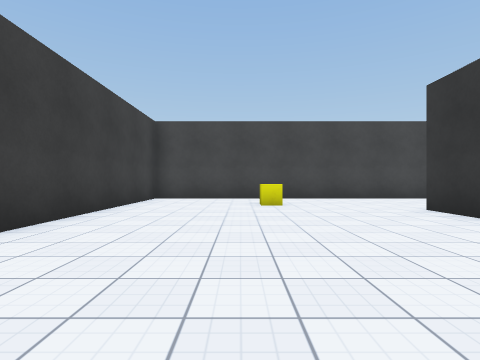
[1] (above)

19 first-person views from a walk through a Unity game level. The camera is 1.2 m above the floor, looks level and sees 80° across. The floor is counted in squares, 2 m on a side. Each view is taken from the middle of a square. On the plan, view 1 faces up. The plan holds only what a view shows up to about 9 squares ahead; the rest is blank. Surface patterns are stand-ins for the level's own textures.

[2]
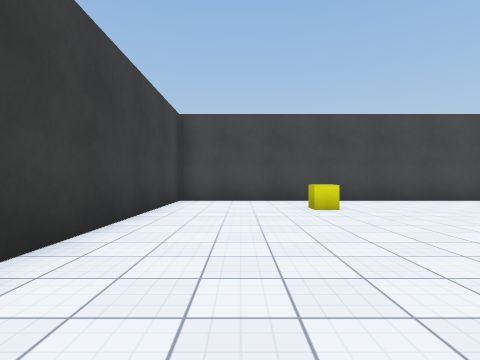

[3]
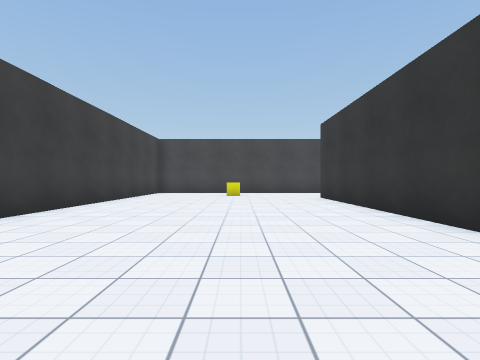

[4]
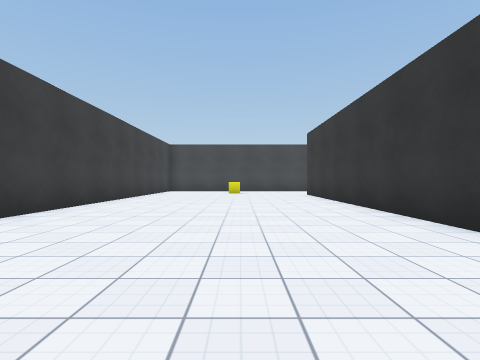

[5]
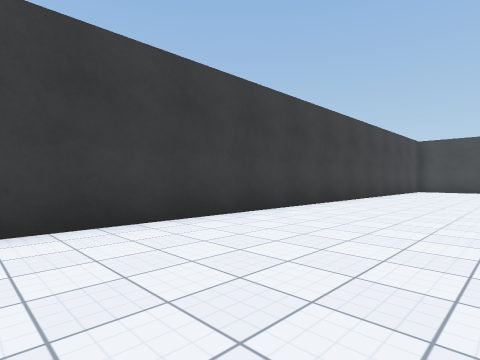

[6]
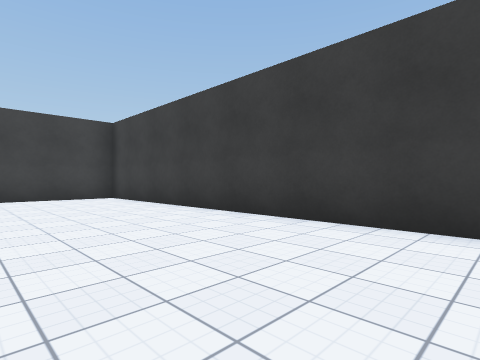

[7]
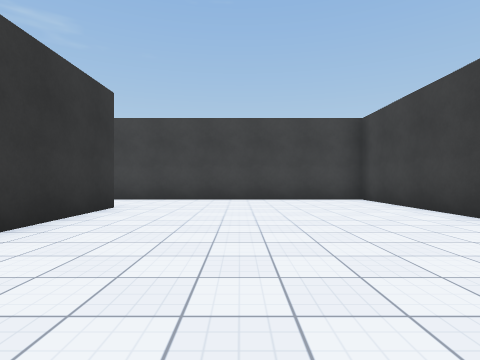

[8]
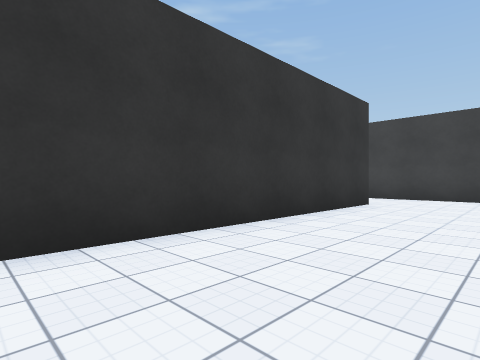

[9]
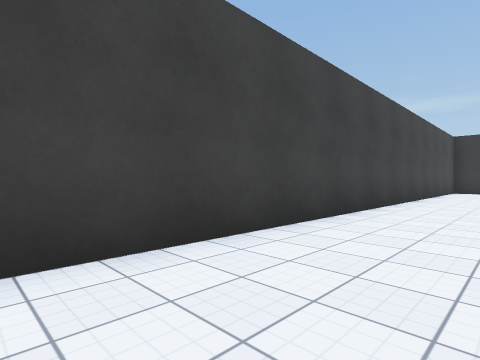

[10]
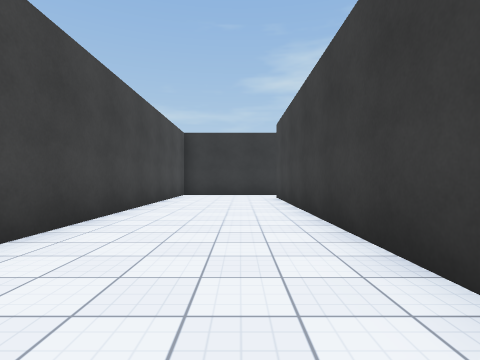

[11]
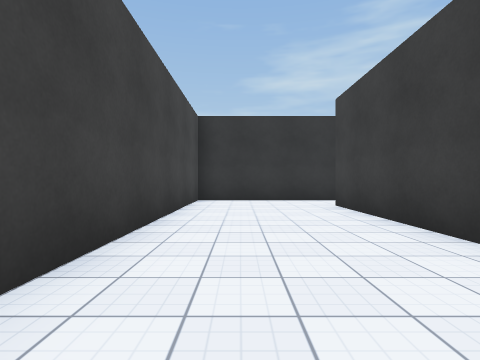

[12]
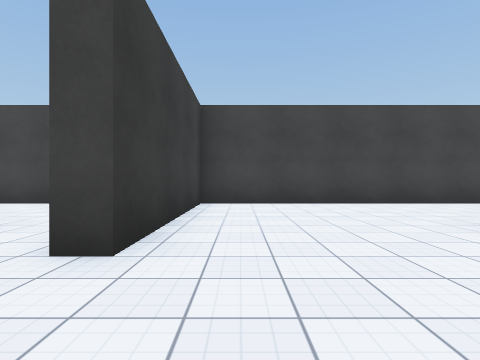

[13]
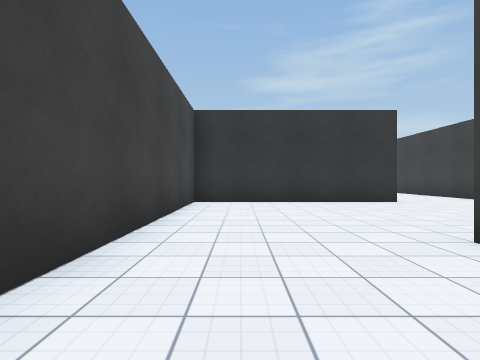

[14]
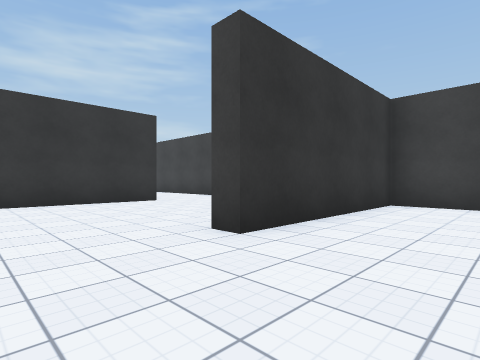

[15]
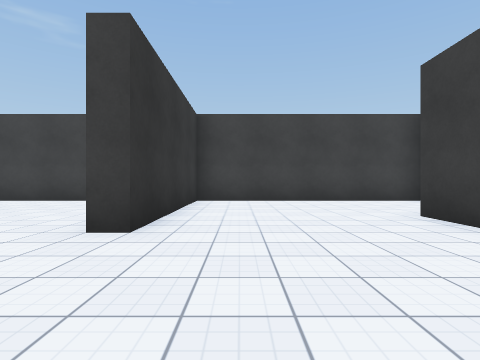

[16]
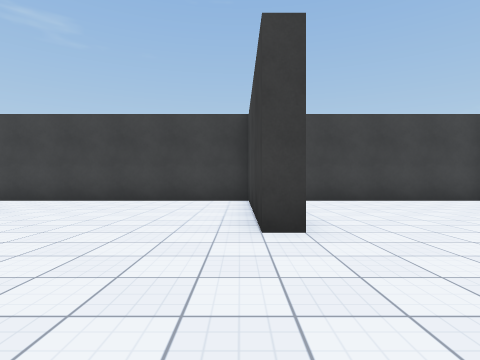

[17]
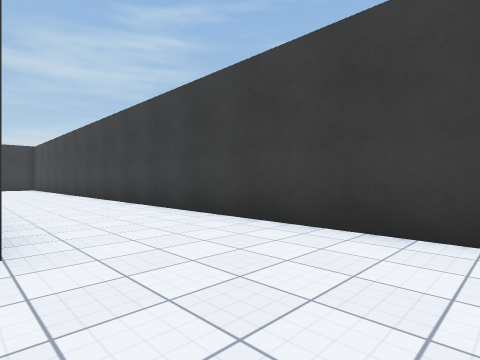

[18]
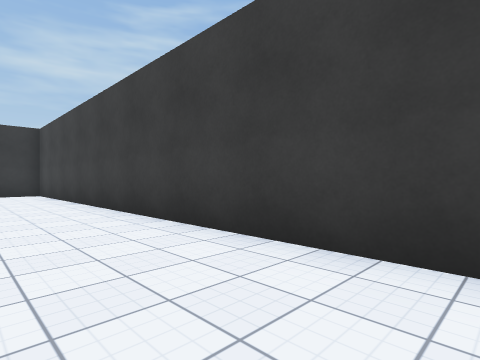

[19]
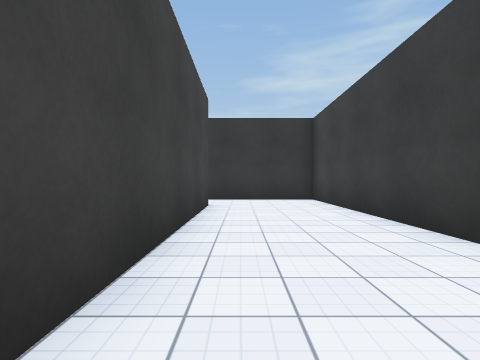

### Floor plan
Points are (right, up) in squares from view 1. A wall is a line through its corners. A room is listed if a view was taken in it or the views show most of it. See-through windows are left out.
Room 1 (views 1, 2, 3, 4, 5, 6, 7, 8, 9, 10, 11)
walls: (3.7, -2.8) (3.7, 5.8); (8.4, 5.7) (16.8, 5.7); (3.7, -12.2) (3.7, -5.1); (18.5, 5.1) (18.5, 9.2) (-2.7, 9.2) (-2.7, -14.7) (4.9, -14.7)
ways out: opening at (17.5, 5.5) to room 2; opening at (4, -13.5)
objects: other object (1, 7)
Room 2 (views 12, 13, 14, 15, 16, 17, 18, 19)
walls: (28.7, 3.8) (28.7, 9.2) (19, 9.2) (19, 4.2) (18.5, 4.2); (23.8, 0.7) (45.8, 0.7) (45.8, 4); (16.8, 0.7) (23.2, 0.7) (23.2, 5.7) (23.7, 5.7) (23.7, 1.1); (43.8, 3.7) (37.9, 3.7)
ways out: opening at (17.5, 5.5) to room 1; opening at (44.5, 4)

Where each view was taken, in squares from view 1:
view 1: 0 up, 0 right, facing up
view 2: 1 up, 1 left, facing up
view 3: 4 down, 1 right, facing up
view 4: 6 down, 1 right, facing up
view 5: 7 down, 1 right, facing up-left
view 6: 5 down, 1 right, facing down-left
view 7: 6 down, 1 right, facing down
view 8: 5 down, 1 right, facing down-right
view 9: 7 up, 3 right, facing up-right
view 10: 7 up, 7 right, facing right
view 11: 8 up, 10 right, facing right
view 12: 2 up, 20 right, facing up
view 13: 8 up, 21 right, facing right
view 14: 8 up, 21 right, facing down-right
view 15: 9 up, 22 right, facing down
view 16: 9 up, 24 right, facing down
view 17: 4 up, 26 right, facing down-right
view 18: 3 up, 33 right, facing down-right
view 19: 3 up, 37 right, facing right
